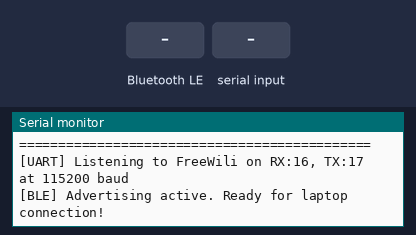
A sketch run on a simulated ESP32. Shown: the last lines printed to the serial monitor. Inputs (shaded band) come from the test bench. Nothing arrives over Bluetooth unless stated; a phone connects over Bluetooth LE 3 s after start.

Above: at 2.2 s.
2.3 s: Bluetooth LE write "1" received
At 3.7 s:
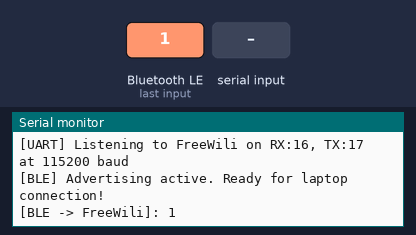
5.3 s: "1\n" received over the second serial link
At 5.7 s:
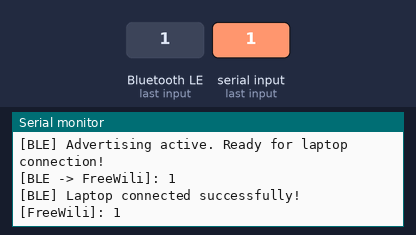
6.8 s: Bluetooth LE write "0" received
At 7.2 s:
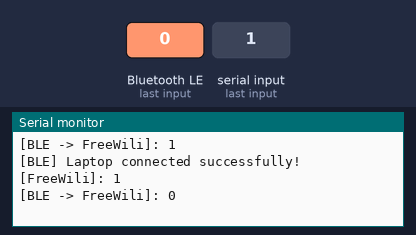
8.3 s: "0\n" received over the second serial link
At 9.2 s:
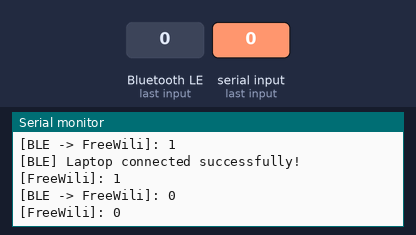

The sketch:

bottlenose_bridge.ino
```cpp
/*
 * Bottlenose Orca / ESP32 Wireless Bridge for Free-Wili OG
 *
 * Hardware:
 *   - Target: Bottlenose Orca (ESP32-C6) or generic ESP32 / ESP32-C3
 *   - UART Connection to FreeWili OG Breakout Header:
 *       FreeWili Pin 9 (GPIO 8 / UART1 TX)  -> ESP32 RX (e.g. GPIO 17 on C6)
 *       FreeWili Pin 5 (GPIO 9 / UART1 RX)  -> ESP32 TX (e.g. GPIO 16 on C6)
 *       FreeWili Pin 6 (3.3V)               -> ESP32 3V3
 *       FreeWili Pin 20 (GND)               -> ESP32 GND
 *       * Remember FreeWili Pin 4 (V PINS IN) jumpered to 3.3V
 */

#include <Arduino.h>
#include <BLEDevice.h>
#include <BLEServer.h>
#include <BLEUtils.h>
#include <BLE2902.h>

#define DEVICE_NAME         "FreeWili-FocusAgent"
#define SERVICE_UUID        "19B10000-E8F2-537E-4F6C-D104768A1214"
#define TELEMETRY_CHAR_UUID "19B10001-E8F2-537E-4F6C-D104768A1214"

// Pin configuration for ESP32 UART connected to FreeWili Breakout
#if defined(CONFIG_IDF_TARGET_ESP32C6)
  #define FREEWILI_RX_PIN 17
  #define FREEWILI_TX_PIN 16
#elif defined(CONFIG_IDF_TARGET_ESP32C3)
  #define FREEWILI_RX_PIN 20
  #define FREEWILI_TX_PIN 21
#else
  #define FREEWILI_RX_PIN 16
  #define FREEWILI_TX_PIN 17
#endif

BLEServer *pServer = nullptr;
BLECharacteristic *pTelemetryChar = nullptr;
volatile bool deviceConnected = false;

class ServerCallbacks: public BLEServerCallbacks {
    void onConnect(BLEServer* pServer) override {
        deviceConnected = true;
        Serial.println("[BLE] Laptop connected successfully!");
    }

    void onDisconnect(BLEServer* pServer) override {
        deviceConnected = false;
        Serial.println("[BLE] Laptop disconnected.");
        // Restart advertising immediately so the laptop can reconnect
        pServer->startAdvertising();
        Serial.println("[BLE] Advertising restarted.");
    }
};

class TelemetryCallbacks: public BLECharacteristicCallbacks {
    void onWrite(BLECharacteristic *pCharacteristic) override {
        String rxValue = pCharacteristic->getValue().c_str();
        if (rxValue.length() > 0) {
            Serial.printf("[BLE -> FreeWili]: %s\n", rxValue.c_str());
            // Forward command line to FreeWili Main CPU over UART
            Serial1.println(rxValue);
        }
    }
};

void setup() {
    Serial.begin(115200);
    delay(1000);
    Serial.println("\n=============================================");
    Serial.println("  Bottlenose Orca BLE Bridge Starting");
    Serial.println("=============================================");

    // Initialize UART to FreeWili OG
    Serial1.begin(115200, SERIAL_8N1, FREEWILI_RX_PIN, FREEWILI_TX_PIN);
    Serial.printf("[UART] Listening to FreeWili on RX:%d, TX:%d at 115200 baud\n",
                  FREEWILI_RX_PIN, FREEWILI_TX_PIN);

    // Initialize BLE Device
    BLEDevice::init(DEVICE_NAME);
    pServer = BLEDevice::createServer();
    pServer->setCallbacks(new ServerCallbacks());

    // Create Service & Characteristic (bidirectional telemetry + commands)
    BLEService *pService = pServer->createService(SERVICE_UUID);

    pTelemetryChar = pService->createCharacteristic(
        TELEMETRY_CHAR_UUID,
        BLECharacteristic::PROPERTY_READ     |
        BLECharacteristic::PROPERTY_NOTIFY   |
        BLECharacteristic::PROPERTY_WRITE    |
        BLECharacteristic::PROPERTY_WRITE_NR
    );
    pTelemetryChar->addDescriptor(new BLE2902());
    pTelemetryChar->setCallbacks(new TelemetryCallbacks());
    pTelemetryChar->setValue("{\"status\":\"ready\"}");

    pService->start();

    // Configure Advertising:
    // Split into Primary Advertisement and Scan Response to respect the 31-byte BLE limit!
    BLEAdvertising *pAdvertising = BLEDevice::getAdvertising();

    BLEAdvertisementData advData;
    advData.setFlags(0x06); // General Discoverable + BR/EDR Not Supported
    advData.setCompleteServices(BLEUUID(SERVICE_UUID));
    pAdvertising->setAdvertisementData(advData);

    BLEAdvertisementData scanResponseData;
    scanResponseData.setName(DEVICE_NAME);
    pAdvertising->setScanResponseData(scanResponseData);

    pAdvertising->setMinPreferred(0x06); // 7.5ms interval
    pAdvertising->setMaxPreferred(0x12); // 22.5ms interval

    BLEDevice::startAdvertising();
    Serial.println("[BLE] Advertising active. Ready for laptop connection!");
}

void loop() {
    // Read incoming JSON lines from FreeWili OG
    if (Serial1.available()) {
        String line = Serial1.readStringUntil('\n');
        line.trim();
        if (line.length() > 0) {
            Serial.printf("[FreeWili]: %s\n", line.c_str());

            if (deviceConnected && pTelemetryChar != nullptr) {
                pTelemetryChar->setValue(line.c_str());
                pTelemetryChar->notify();
            }
        }
    }

    delay(2);
}
```

Measured:
- after the input at 2.3 s, the serial monitor: prints a new line at once (image 1)
- after the input at 5.3 s, the serial monitor: prints a new line at once (image 2)
- after the input at 6.8 s, the serial monitor: prints a new line at once (image 3)
- after the input at 8.3 s, the serial monitor: prints a new line at once (image 4)
